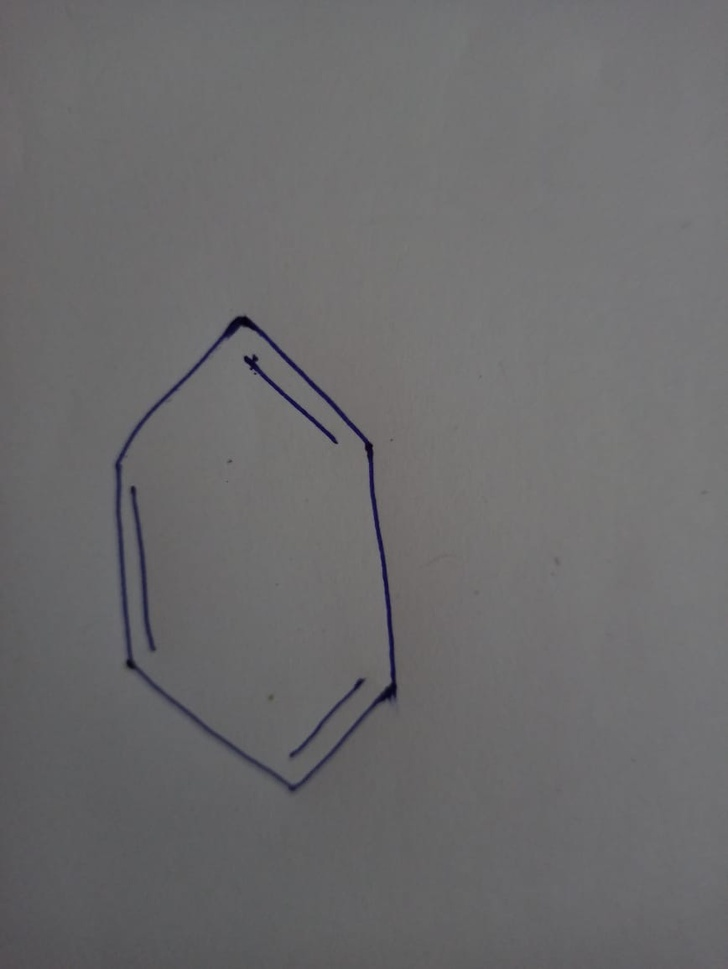
#> input picture t/basedata/train/benzene/v2.jpeg, 728 x 969 px, shrunk from 868 x 1156 before the run
$ jupyter execute --allow-errors test4.ipynb   (older library calls are emulated)
#> lines starting #> are read from the running program, lines starting #| are printed output that depends on the picture; after the words box and inside, x2 and y2 are one past the last pixel; in counts of white or black regions, pixels touching at a corner belong together
[cell 1]
import numpy as np
import cv2
import matplotlib.pyplot as plt

[cell 2]
##INPUT PREPROCESSING AND SEGMENTATION

[cell 3]
img = cv2.imread('basedata/train/benzene/v2.jpeg')
#> img is the input picture: shape (969, 728, 3); mean B, G, R 108.1, 106.9, 107.5
height, width, channels = img.shape


#prepro
img_grayscale = cv2.cvtColor(img, cv2.COLOR_BGR2GRAY)

#segmentation
#laplace
dst = cv2.Laplacian(img_grayscale, cv2.CV_16S, ksize=3)
abs_dst = cv2.convertScaleAbs(dst)
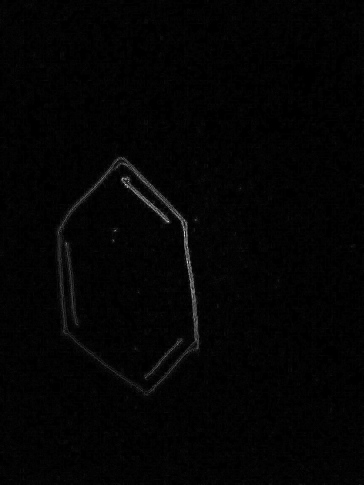
#> abs_dst: shape (969, 728) (shown at 1/2 size); min 0, max 255, mean 3.4

#distance transform
dist = cv2.distanceTransform(abs_dst, cv2.DIST_L2, 3)
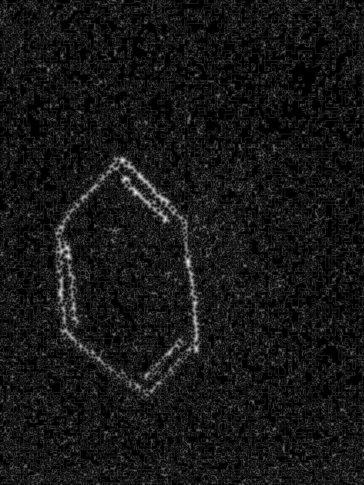
#> dist: shape (969, 728) float32 (shown at 1/2 size); min 0, max 9.42, mean 0.821; drawn with min black and max white
cv2.normalize(dist, dist, 0, 1.0, cv2.NORM_MINMAX)
#dist=distance trans image

_, dist = cv2.threshold(dist, 0.4, 1.0, cv2.THRESH_BINARY)
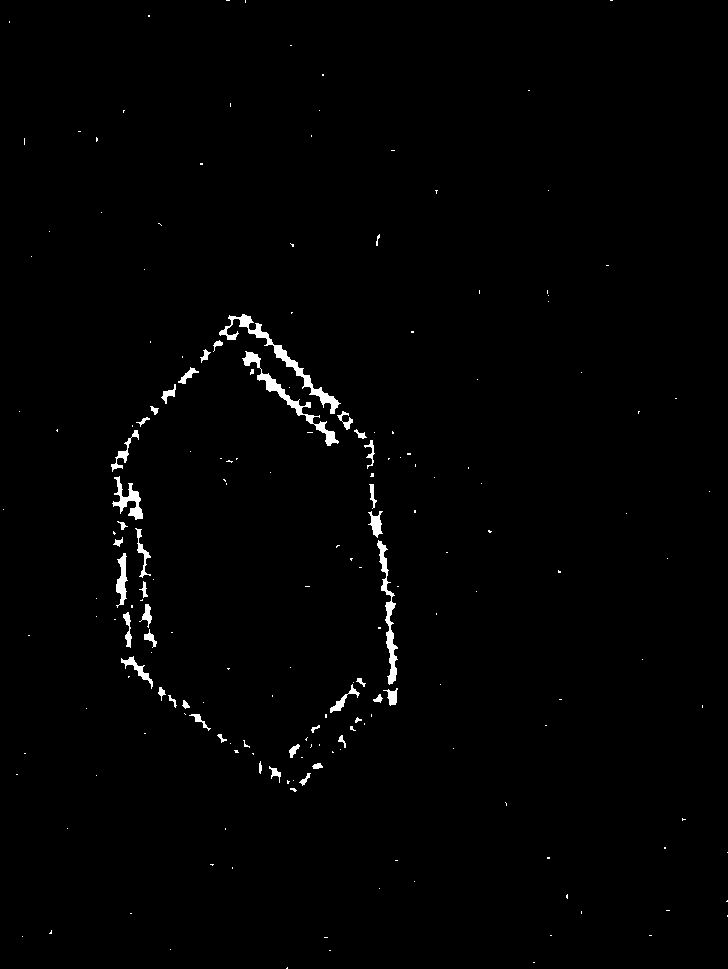
#> dist: shape (969, 728) float32; values 0 (black) and 1 (white), 1.1% white; 192 white regions (149 under 20 px), largest, box (x1, y1, x2, y2) and area: (219, 314, 341, 414) 1203, (242, 351, 339, 446) 970, (377, 540, 398, 685) 823
kernel1 = np.ones((3,3), dtype=np.uint8)
dist = cv2.dilate(dist, kernel1)
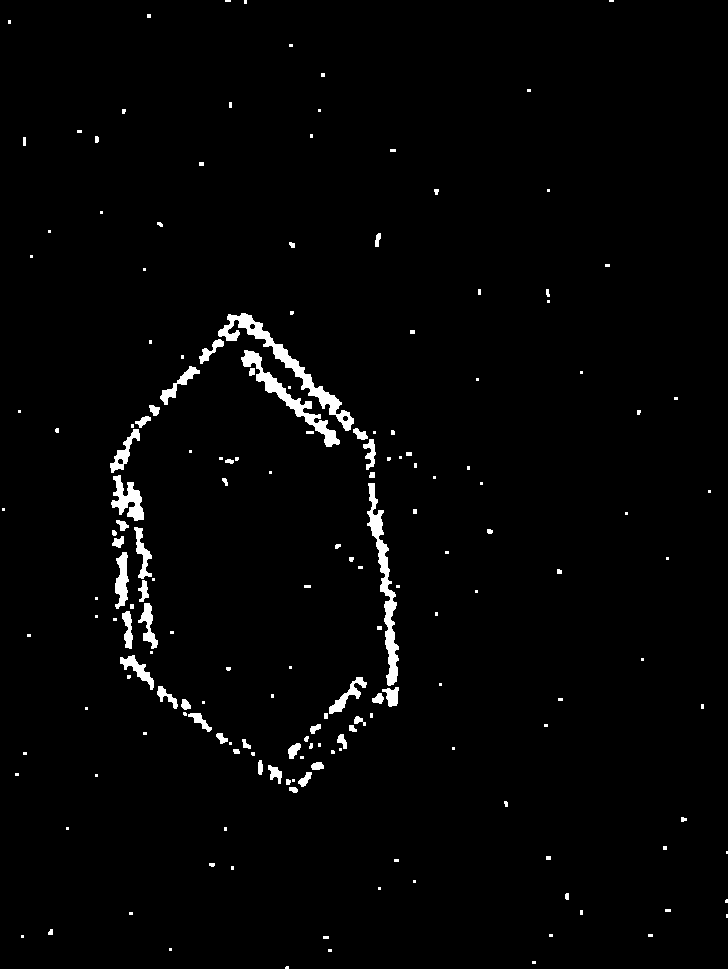
#> dist: shape (969, 728) float32; values 0 (black) and 1 (white), 2% white; 179 white regions (107 under 20 px), largest, box (x1, y1, x2, y2) and area: (218, 313, 354, 431) 2009, (367, 483, 399, 686) 1751, (241, 350, 340, 447) 1454
#dist=dilated peaks

dist_8u = dist.astype('uint8')
#> dist_8u: shape (969, 728); values 0 (black) and 1 (white), 2% white; 179 white regions (107 under 20 px)

contours, hierarchy = cv2.findContours(dist_8u, cv2.RETR_EXTERNAL, cv2.CHAIN_APPROX_SIMPLE)
#> contours = 179 contours, 136 with area under 20; largest, box (x1, y1, x2, y2) and area: (218, 313, 354, 431) 1800, (367, 483, 399, 686) 1509, (241, 350, 340, 447) 1268, (111, 475, 144, 521) 669, (115, 552, 129, 609) 442
markers = np.zeros(dist.shape, dtype=np.int32)
for i in range(len(contours)):
    cv2.drawContours(markers, contours, i, (i+1), -1)
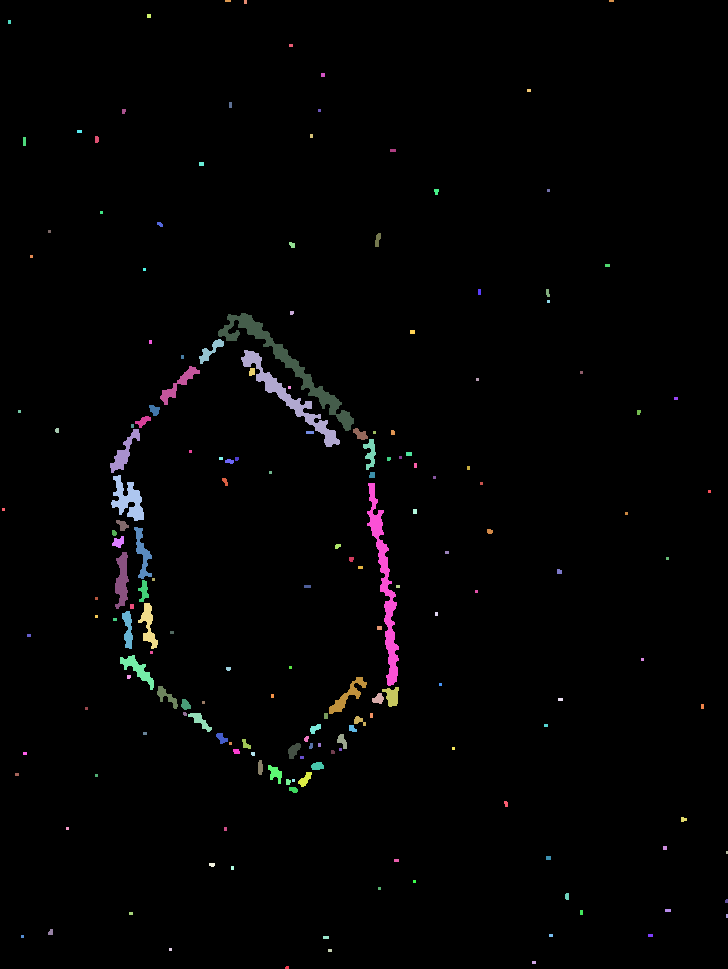
#> markers: shape (969, 728) int32; 180 distinct labels, from 0 to 179; one colour per label, 0 black
cv2.circle(markers, (5,5), 3, (255,255,255), -1)
#> markers: shape (969, 728) int32; 181 distinct labels, from 0 to 255
markers_8u = (markers * 10).astype('uint8')
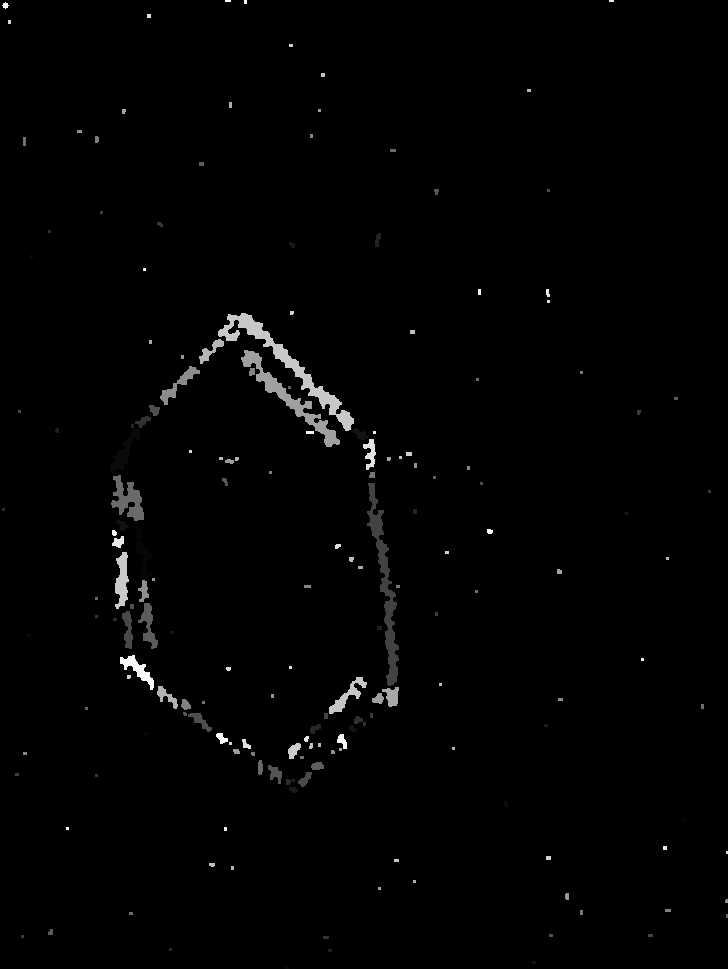
#> markers_8u: shape (969, 728); min 0, max 254, mean 2.7


#> (the rest of this cell did not finish here and is left out)

$ run again, with t/basedata/train/benzene/v10.jpeg copied over t/basedata/train/benzene/v2.jpeg
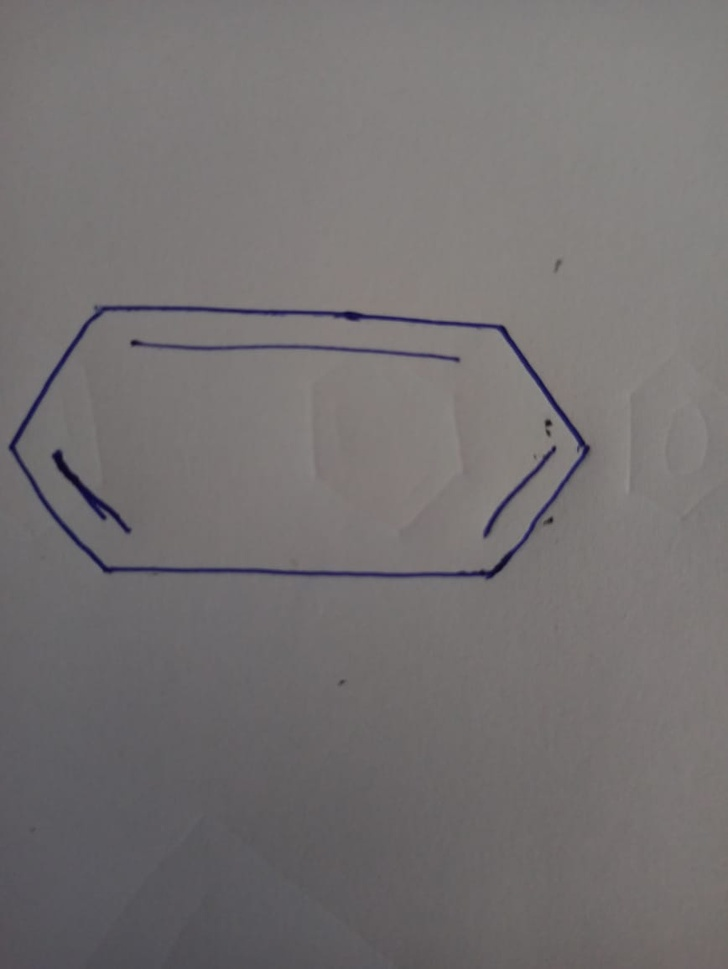
#> input picture t/basedata/train/benzene/v10.jpeg, 728 x 969 px, shrunk from 868 x 1156 before the run
#> img is the input picture: shape (969, 728, 3); mean B, G, R 113.8, 113.4, 117
#> `dist = cv2.dilate(dist, kernel1)`:
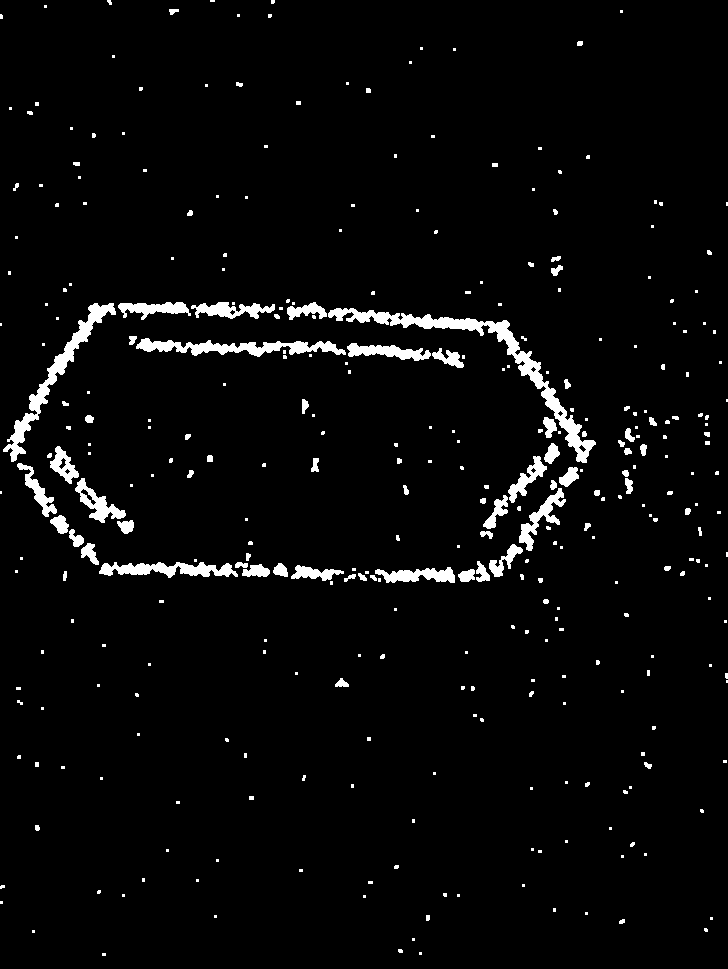
#> dist: shape (969, 728) float32; values 0 (black) and 1 (white), 3.5% white; 343 white regions (243 under 20 px), largest, box (x1, y1, x2, y2) and area: (328, 308, 596, 463) 3744, (3, 303, 116, 462) 2210, (136, 338, 346, 357) 1797
#> dist_8u: shape (969, 728); values 0 (black) and 1 (white), 3.5% white; 343 white regions (243 under 20 px)
#> contours = 343 contours, 280 with area under 20; largest, box (x1, y1, x2, y2) and area: (328, 308, 596, 463) 3368, (3, 303, 116, 462) 1957, (136, 338, 346, 357) 1556, (99, 562, 238, 578) 1110, (75, 478, 126, 523) 754
#> `markers_8u = (markers * 10).astype('uint8')`:
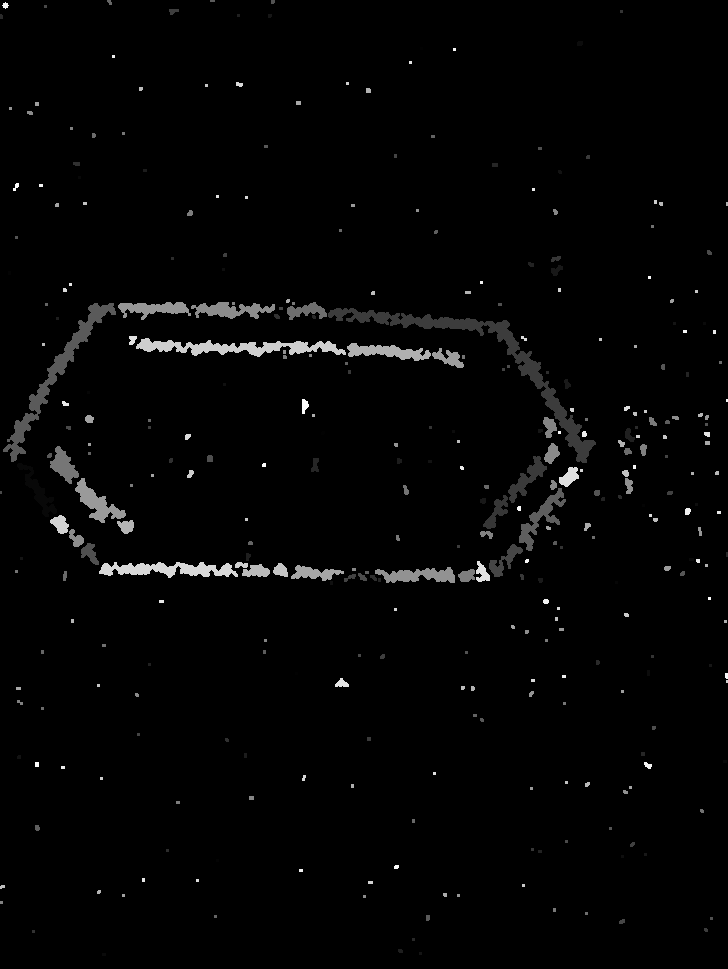
#> markers_8u: shape (969, 728); min 0, max 254, mean 4.4
